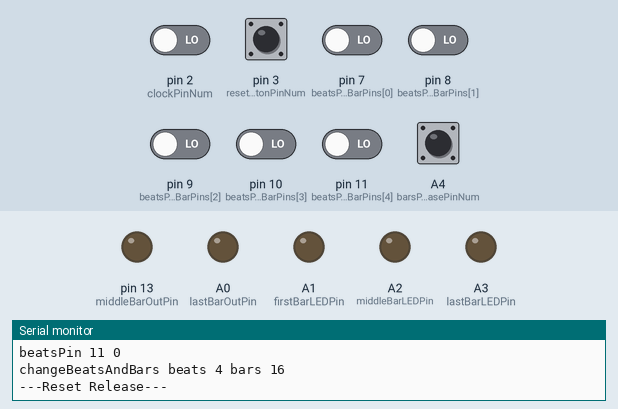
A sketch run on a simulated Arduino Uno, built with avr-gcc and run on an emulated ATmega328P. Parts: output pins drawn as LEDs (lit = HIGH), the last lines printed to the serial monitor. The inputs (shaded band) are chosen by the test bench; at power-on: A4 (barsPerPhrasePinNum), pin 3 (resetButtonPinNum) HIGH, pin 2 (clockPinNum), pin 7 (beatsPerBarPins[0]), pin 8 (beatsPerBarPins[1]), pin 9 (beatsPerBarPins[2]), pin 10 (beatsPerBarPins[3]), pin 11 (beatsPerBarPins[4]) LOW. Pins used as bus, display or sensor lines are not drawn.

Above: at 4.4 s.
4.5 s: pin 3 (resetButtonPinNum) pulled LOW for 0.15 s
At 8.9 s:
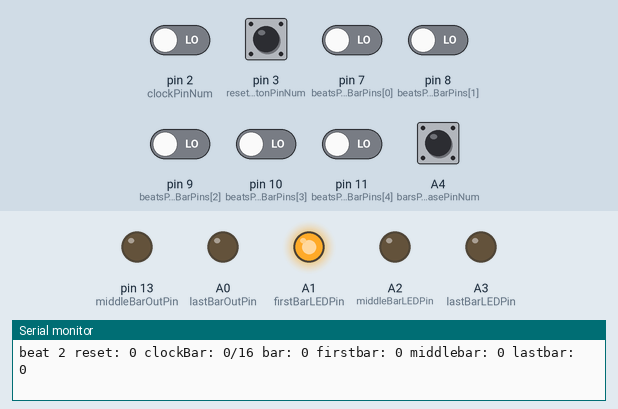
10.6 s: pin 3 (resetButtonPinNum) pulled LOW for 1 s
At 14.1 s:
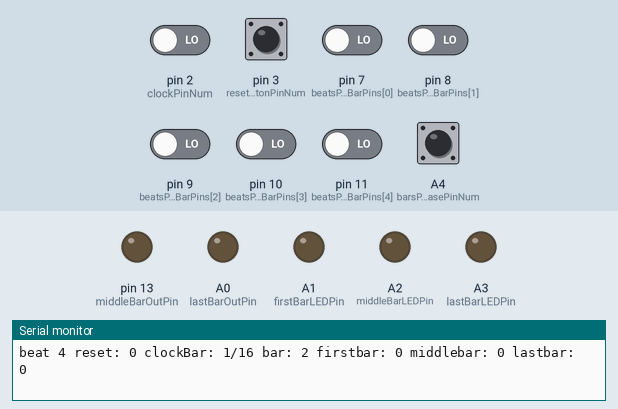
14.4 s: pin 2 (clockPinNum) driven HIGH and pin 3 (resetButtonPinNum) driven LOW
17.4 s: pin 9 (beatsPerBarPins[2]) driven HIGH
20.0 s: pin 3 (resetButtonPinNum) driven HIGH
At 42.6 s:
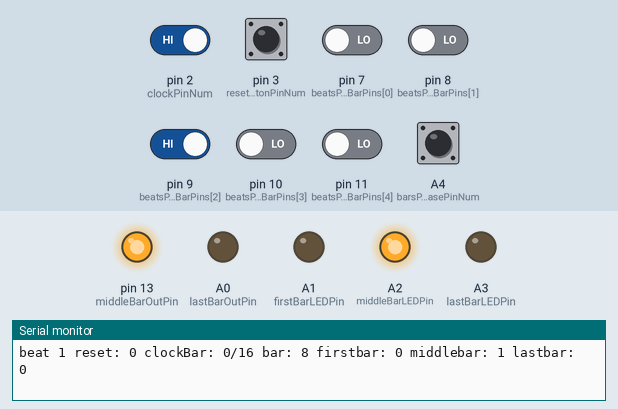
Timing chart, 0 to 63.1 s (numbered marks = the images above; inputs shaded):
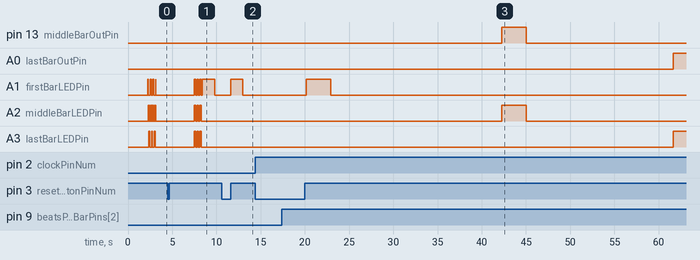

Measured:
- after the input at 4.5 s, A1 (firstBarLEDPin): goes 3 × (HIGH 0.15 s, LOW 0.15 s), HIGH 1.4 s, then LOW, starting after 3.0 s; A2 (middleBarLEDPin), A3 (lastBarLEDPin): alternates HIGH for 0.15 s and LOW for 0.15 s, 6 changes in all, then stays LOW, starting after 3.0 s
- after the input at 10.6 s, A1 (firstBarLEDPin): LOW → HIGH after 1.0 s, → LOW 1.4 s later
- after the input at 20.0 s, pin 13 (middleBarOutPin), A2 (middleBarLEDPin): LOW → HIGH after 22.3 s, → LOW 2.8 s later; A0 (lastBarOutPin), A3 (lastBarLEDPin): LOW → HIGH after 41.7 s; A1 (firstBarLEDPin): LOW → HIGH after 0.13 s, → LOW 2.8 s later

The sketch:

16Bars.ino
```cpp
#include "src/debug.h"
#include "src/UberPin/UberPin.h"

// TIP: for knockoff Arduino Nanos you may need a CH340 driver from Jan 2019 or
// earlier to upload this sketch or communicate with the board via USB.
// The CH340 driver can be found at Sparkfun:
// https://learn.sparkfun.com/tutorials/how-to-install-ch340-drivers/all

const byte clockPinNum = 2;
const byte resetButtonPinNum = 3;
const byte clockBarPinNum = 4;
const byte resetOutPinNum = 5;
const byte barsPerPhrasePinNum = A4;
const byte beatsPerBarPins[5] = {7, 8, 9, 10, 11};
const byte firstBarOutPin = 12;
const byte middleBarOutPin = 13;
const byte firstBarLEDPin = A1;
// FIXME PCB layout put LEDs in the wrong spots, swapping pins to fix it.
const byte middleBarLEDPin = A2;
// const byte middleBarLEDPin = A3;
const byte lastBarOutPin = A0;
// const byte lastBarLEDPin = A2;
const byte lastBarLEDPin = A3;
const byte ledPins[3] = {firstBarLEDPin, middleBarLEDPin, lastBarLEDPin};

const byte beatsPerBarValues[5] = {4, 7, 8, 12, 16};
const byte barsPerPhraseValues[2] = {8,16};

// TESTING Internal clock settings
volatile unsigned long enterInternalClockModeTime = 0; // Enter this mode if reset button pressed for 3 seconds within 10 seconds of startup
volatile byte internalClock = 0; // Testing mode active when 1
const unsigned long internalBPM = 345; // 174 bpm 1/4 note is 345ms
volatile unsigned long lastClockTime = 0; // For auto-reset and internal clock feature. // TODO use "Last" output clock to self patch for testing?


UberPin clockPin(clockPinNum);
UberPin resetButtonPin(resetButtonPinNum, 5);
UberPin clockBarPin(clockBarPinNum);
UberPin resetOutPin(resetOutPinNum);

volatile byte beatCounter = 0; // Counter for the clock pulses
volatile byte barCounter = 0;  // Counter for bars
// Set default values for barPerPhrase and beatsPerBar but in setup() we'll select values off the slider inputs.
volatile byte barsPerPhrase = barsPerPhraseValues[1]; // Default is 16 bars because, uh, that's the name of the project.
volatile byte beatsPerBar= beatsPerBarValues[0]; // Default is 4. Can be set to 4, 7, 8, 12, 16 with switch
volatile byte resetButtonPressed = 0;
volatile bool clockBarState = LOW; // Led State, initially set to LOW
volatile bool resetPhrase = LOW;
// TODO add separate extneral outputs for clockbar (firstbar == reset)
// TODO add another out 1 measure before middle bar?
volatile bool firstBar = LOW;
volatile bool middleBar = LOW;
volatile bool lastBar = LOW;

void setup(){
  pinMode(clockPinNum, INPUT);
  pinMode(barsPerPhrasePinNum, INPUT_PULLUP);
  pinMode(resetButtonPinNum, INPUT_PULLUP);
  // Set up the beatsPerBar 5 position switch pins as inputs
  for (int i = 0; i < 5; i++) {
    pinMode(beatsPerBarPins[i], INPUT);
  }
  pinMode(clockBarPinNum, OUTPUT);
  pinMode(resetOutPinNum, OUTPUT);
  pinMode(firstBarOutPin, OUTPUT);
  pinMode(firstBarLEDPin, OUTPUT);
  pinMode(middleBarOutPin, OUTPUT);
  pinMode(middleBarLEDPin, OUTPUT);
  pinMode(lastBarOutPin, OUTPUT);
  pinMode(lastBarLEDPin, OUTPUT);
  Serial.begin(9600);
  flashLedStartup();
  changeBeatsAndBars();

}

void flashLedStartup(){
  resetOutPin.write(HIGH);
  delay(10);
  resetOutPin.write(LOW);

  // Count from 0 to 16 then pause on 16 for 1 second
  for (int i = 0; i < 16; i++)
  {
    clockBarPin.write(HIGH);
    delay(50);
    if(i == 15){
      delay(650);
    }
    clockBarPin.write(LOW);
    delay(50);
  }

  // Set Counter to "01" instead of "00" on startup before LEDs flash
  resetOutPin.write(HIGH);
  resetOutPin.write(LOW);
  clockBarPin.write(HIGH);
  clockBarPin.write(LOW);

  // Flash the leds three times
  for (int i = 0; i < 3; i++)
  {
    flashLEDs();
  }
}

void flashLEDs(){
 for (int i = 0; i < 3; i++)
  {
    digitalWrite(ledPins[i], HIGH);
    delay(50);
    digitalWrite(ledPins[i], LOW);
  }
 for (int i = 2; i >= 0; i--)
  {
    digitalWrite(ledPins[i], HIGH);
    delay(50);
    digitalWrite(ledPins[i], LOW);
  }
}
void flashLEDSync(){
  digitalWrite(ledPins[0], LOW);
  digitalWrite(ledPins[1], LOW);
  digitalWrite(ledPins[2], LOW);
  digitalWrite(ledPins[0], HIGH);
  digitalWrite(ledPins[1], HIGH);
  digitalWrite(ledPins[2], HIGH);
  delay(150);
  digitalWrite(ledPins[0], LOW);
  digitalWrite(ledPins[1], LOW);
  digitalWrite(ledPins[2], LOW);
}

void loop(){
  // Enter internal clock mode if reset button pressed and held for 3 seconds within 10 seconds of startup
  if(millis() <= 10000 && internalClock != 1 && enterInternalClockModeTime != 0 && millis() - enterInternalClockModeTime >= 3000){
    debugln("----Internal Clock ---");
    for (int i = 0; i < 3; i++){flashLEDSync(); delay(150);}
    internalClock = 1;
  }
  // Auto reset the counters if we haven't seen a clock signal for 4 seconds.
  if(lastClockTime != 0 && millis() - lastClockTime >= 4000){
    debugln("----AUTO RESET ------");
    resetCounters();
  }

  if (resetButtonPin.changed()){
    if (resetButtonPin.direction == 1){
      debugln("---Reset Release---");
      resetOutPin.write(LOW);
      resetButtonPressed = 0;
    }
    else {
      debugln("----Reset Press---");
      // If reset button is long pressed for 3 seconds within 10 seconds post-setup, then enter test mode.
      enterInternalClockModeTime = millis();
      // When reset button is pressed we reset the counters,
      resetCounters();
      resetButtonPressed = 1;
    }
  }
  // TESTING MODE: if internal clock is active don't read incoming clock
  // and increment the counter based on internalBPM
  if (internalClock == 1){
    unsigned long internalClockTime = millis();
    if(internalClockTime - lastClockTime > internalBPM){
      if (!resetButtonPressed){
        incrementCounters();
      }
    }
  }
  // External clock input mode
  else{
    if (clockPin.changed() && clockPin.direction == 1){
      // if there's a clock and the resetbutton (pullup) is not pressed increment counter
      if (!resetButtonPressed){
        incrementCounters();
      }
    }
  }

}

void resetCounters(){
  debugln("------RESET------");
  // check if we need to change beats or bars and output a
  // high reset signal to the CD4033 counters to reset the seven segment leds
  barCounter = 0;
  beatCounter = 0;
  firstBar = LOW;
  middleBar = LOW;
  lastBar = LOW;
  digitalWrite(firstBarOutPin, firstBar);
  digitalWrite(firstBarLEDPin, firstBar);
  digitalWrite(middleBarOutPin, middleBar);
  digitalWrite(middleBarLEDPin, middleBar);
  digitalWrite(lastBarOutPin, lastBar);
  digitalWrite(lastBarLEDPin, lastBar);
  changeBeatsAndBars();
  // Reset 4033's to "00"
  resetOutPin.write(HIGH);
  resetOutPin.write(LOW);
  // Increment 4033's to "01"
  clockBarPin.write(LOW);
  clockBarPin.write(HIGH);
  clockBarPin.write(LOW);
}
// This function will be called whenever a rising edge is detected from the clock
void incrementCounters(){
  lastClockTime = millis();
  if(barCounter == 0){
    firstBar = HIGH;
  }
  clockBarPin.write(clockBarState);
  resetOutPin.write(resetPhrase); // sends reset to 4033
  // Incement 4033 counters to show "01" to count from 1 to barsPerPhrase instead of 0 to (barsPerPhrase - 1)
  if(resetPhrase == HIGH){
    resetOutPin.write(LOW);
    clockBarPin.write(LOW);
    clockBarPin.write(HIGH);
    clockBarPin.write(LOW);
  }
  digitalWrite(firstBarOutPin, firstBar);
  digitalWrite(firstBarLEDPin, firstBar);
  digitalWrite(middleBarOutPin, middleBar);
  digitalWrite(middleBarLEDPin, middleBar);
  digitalWrite(lastBarOutPin, lastBar);
  digitalWrite(lastBarLEDPin, lastBar);


  // Reset output pins after writing any changes.
  // All these pins will output synchronously with the clock at the same
  // length of the input clock pulse (~5 milliseconds).
  clockBarState = LOW;
  resetPhrase = LOW;
  firstBar = LOW; // TODO first bar and reseet are the same thing. Can we reset the 4033's, light up an led, and input to a schmitt trigger with one pin?
  middleBar = LOW;
  lastBar = LOW;

  beatCounter++;
  debug("beat ");
  debug(beatCounter);
  // End of measure, output HIGH clockbar on next clock signal
  if (beatCounter >= beatsPerBar){
    clockBarState = HIGH;
    barCounter++;
    beatCounter = 0;
  }
  // Check for first, middle, and last bar.
  // TODO validate if this should happen AFTER incrementing barCounter.
  // firstBar is the same as reset, handled below.

  if(barCounter == barsPerPhrase/2){
    middleBar = HIGH;
  }
  if(barCounter == barsPerPhrase - 1){
    lastBar = HIGH;
  }
  // End of phrase: reset counters, check for beats/bar changes, and output HIGH reset on next clock
  if (barCounter >= barsPerPhrase){
    resetPhrase = HIGH;
    barCounter = 0;
    beatCounter = 0;
    changeBeatsAndBars();
  }
  debug(" reset: "); debug(resetPhrase);
  debug(" clockBar: "); debug(clockBarState); debug("/"); debug(barsPerPhrase);
  debug(" bar: "); debug(barCounter);
  debug(" firstbar: "); debug(firstBar);
  debug(" middlebar: "); debug(middleBar);
  debug(" lastbar: "); debugln(lastBar);
}

// HOW TO: Select time signatures.
// Using the 5 position switch we can pick the numerator of the time signature 4, 7, 8, 12, or 16.
// By passing different divisions of the clock to the clock input we can select the denominator of the time signature.
// Here are some example clock division inputs and some possible time signatures.
// | ---- Clock Division ---- | ------------- Time Signatures --------------|
// | 1ppqn (quarter notes)    | 4/4 select 4, 8/4 select 8, 7/4 select 7    |
// | 2ppqn (8ths)             | 4/4 select 8, 7/8 select 7, 12/8 select 12  |
// | 4ppqn (16ths)            | 4/4 select 16, 7/16 select 7, 3/4 select 12 |
//
// Changes to the barsPerPhrase and beatsPerBar switches will be picked up on the next phrase reset or when the reset button is pushed.
void changeBeatsAndBars(){
  // Read phrase length, if HIGH set to 16 bars, if LOW set to 8 bars
  barsPerPhrase = digitalRead(barsPerPhrasePinNum) ? barsPerPhraseValues[1] : barsPerPhraseValues[0];
  debug("bars "); debug(barsPerPhrasePinNum); debug(" "); debug(digitalRead(barsPerPhrasePinNum)); debug(" "); debugln(barsPerPhrase);
  // Read 5 position switch to set beatsPerBar,
  // each switch position is connected to it's own input pullup
  for (int i = 0; i < 5; i++) {
    int switchState = digitalRead(beatsPerBarPins[i]);
    debug("beatsPin "); debug(beatsPerBarPins[i]); debug(" "); debugln(switchState);
    if (switchState == HIGH) {
      beatsPerBar = beatsPerBarValues[i];
      break;
    }
    // If we looped through all the pins but none are reading high, set beatsPerBar to 4
    if (i == 4 && switchState == LOW){
      beatsPerBar = 4;
    }
  }
  debug("changeBeatsAndBars "); debug("beats "); debug(beatsPerBar); debug(" bars "); debugln(barsPerPhrase);
}
```

UberPin.cpp
```cpp
#include "../debug.h"
#include "UberPin.h"

UberPin::UberPin(byte pin, byte debounce_ms = 1)
{
  _pin = pin;
  _debounce_ms = debounce_ms;
  lastState = digitalRead(_pin);
  lastInterruptTime = 0;
  direction = 0;
};

byte UberPin::pin()
{
  _pin;
}
byte UberPin::read()
{
  digitalRead(_pin);
}
void UberPin::write(bool val)
{
  digitalWrite(_pin, val);
}

// returns the UberPin button state: LOW or HIGH.
// TODO remove direction
// update lastState after checking if it changed
// store direction the change was in
// make direction public
bool UberPin::changed()
{
  unsigned long interruptTime = millis();
  // If we ask for a change in less than 5ms, assume it's a bounce and ignore
  bool changedState = false;
  if (interruptTime - lastInterruptTime > _debounce_ms)
  {
    lastInterruptTime = interruptTime;
    byte currentState = digitalRead(_pin);
    if (currentState != lastState)
    {
      changedState = true;
      direction = changedState > lastState;
      // if(_pin == 2)
      // {
      // debug("changed pin "); debug(_pin);
      // debug(" current "); debug(currentState); debug(" last "); debug(lastState); debug(" direction "); debugln(direction);
      // }
    }
    else{
      changedState = false;
    }
    lastState = currentState;
  }
  return changedState;
};
```

UberPin.h
```cpp
#ifndef UberPin_h
#define UberPin_h

#include "Arduino.h"

class UberPin{
public:
  UberPin(byte pin, byte debounce_ms = 1);
  byte pin();
  byte lastState;
  bool changed();
  byte read();
  void write(bool val);
  byte direction;

private:
  byte _pin;
  byte _debounce_ms;
  unsigned long lastInterruptTime;
};
#endif
```

debug.h
```cpp
#define DEBUG 1
#if DEBUG == 1
#define debug(msg) Serial.print(msg)
#define debugln(msg) Serial.println(msg)
#else
#define debug(msg)
#define debugln(msg)
#endif
```
